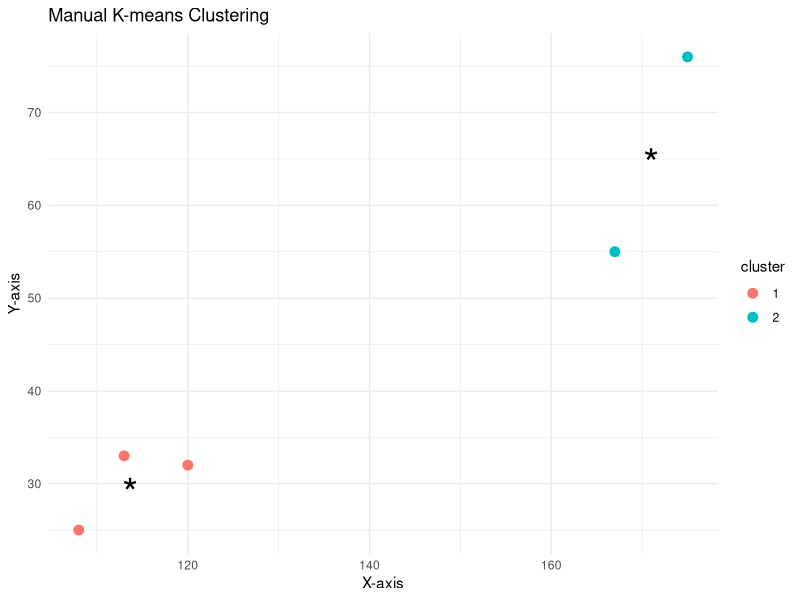

Here is the R script that generated this plot:
library(ggplot2)

data <- read.csv("clustering_data.csv")

euclid_d <- function(a, b) {
  sqrt(sum((a - b)^2))
}

kmeans <- function(data, k, max_iter = 100) {
  set.seed(123)
  centroids <- data[sample(1:nrow(data), k), ]
  clusters <- rep(0, nrow(data))
  old_centroids <- centroids
  iter <- 0
  
  while (TRUE) {
    iter <- iter + 1
    
    for (i in 1:nrow(data)) {
      distances <- apply(centroids, 1, euclid_d, b = data[i, ])
      clusters[i] <- which.min(distances)
    }
    
    for (j in 1:k) {
      centroids[j, ] <- colMeans(data[clusters == j, ])
    }
    
    cat("Iteration:", iter, "\n")
    print(centroids)
    
    if (all(old_centroids == centroids) || iter >= max_iter) {
      break
    }
    
    old_centroids <- centroids
  }
  return(list(clusters = clusters, centroids = centroids))
}

kmeans_result <- kmeans(data, k = 2)
data$cluster <- as.factor(kmeans_result$clusters)

  centroids_df <- as.data.frame(kmeans_result$centroids)
  centroids_df$cluster <- as.factor(1:nrow(centroids_df))

  ggplot(data, aes(x = x, y = y, color = cluster)) +
    geom_point(size = 3) +
    geom_point(data = centroids_df, aes(x = x, y = y), color = "black", shape = "*", size = 10) +
    labs(title = "Manual K-means Clustering", x = "X-axis", y = "Y-axis") +
    theme_minimal()